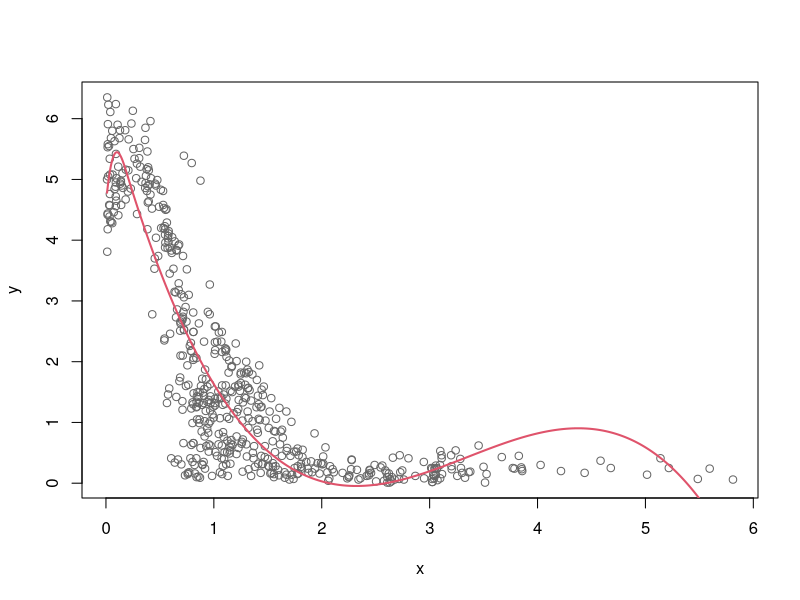
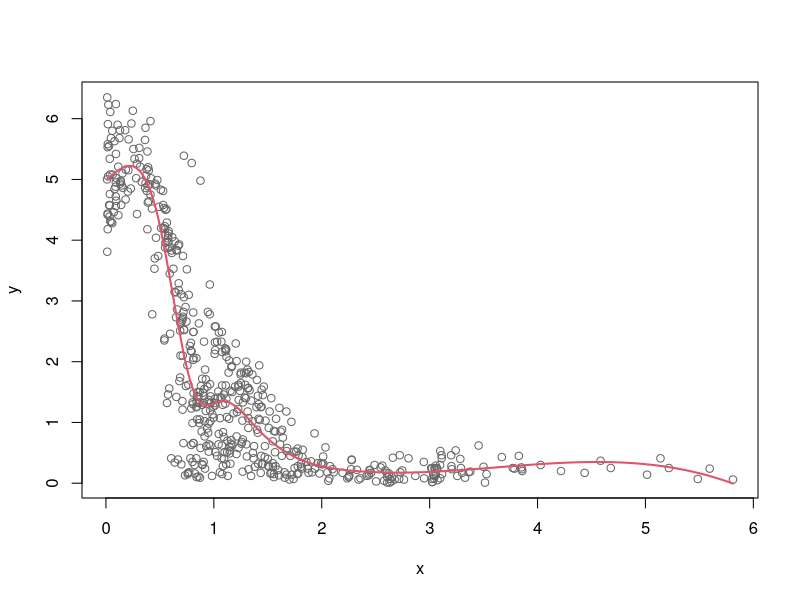

Write the R code that produced these figures, in order. (Note: this script raises an error after producing the figures.)
library(splines)

data <- read.csv("assignment_1_2/tritium.csv")
attach(data)

n=550
x=pressure[1:n]
y=tritium[1:n]

# Question 1: Regression spline model based on a cubic B-spline basis

est <- lm(y ~ bs(x, knots=c(-0.2,0.2), degree=3))

xval <- seq(min(x),max(x),length.out = 1000)
yhat <- predict(est, newdata = data.frame(x=xval))

plot(x, y, col="gray40")
points(xval, yhat, type = "l", col=2, lwd=2)

# Question 2: Select knots

# Set AIC to maximum possible integer value to later compare with it
AIC = .Machine$integer.max
best_k = 0

for (k in 1:10) {
  knots <- quantile(x, probs = seq(0, 1, length.out = k + 2))[2:(k + 1)]
  model <- lm(y ~ bs(x, knots=knots, degree=3))
  aic_val <- AIC(model)
  
  if (aic_val < AIC) {
    AIC = aic_val
    best_k = k
    best_model = model
  }
}

cat("Optimal number of knots", best_k)
xval <- seq(min(x),max(x),length.out = 1000)
yhat <- predict(best_model, newdata = data.frame(x=xval))

plot(x, y, col="gray40")
points(xval, yhat, type = "l", col=2, lwd=2)

# Question 4: Predicting tritium level curve with contour plot

# Variables
y <- dta$tritium
x1 <- dta$longitude
x2 <- dta$latitude

# Load the mgcv package
library(mgcv)

# Fits GAM with thin plate spline over (longitude, latitude)
est_gam <- gam(y ~ s(x1, x2))

# Grid of values for prediction
x1val <- seq(min(x1), max(x1), length.out = 100)
x2val <- seq(min(x2), max(x2), length.out = 100)
xval <- expand.grid(x1 = x1val, x2 = x2val)

# Predicting on the grid
yhat <- predict(est_gam, newdata = xval)
ymat <- matrix(yhat, 100, 100)

# Contour plot
contour(x = x1val, y = x2val, z = ymat,
        xlab = "Longitude", ylab = "Latitude",
        xlim = range(x1), ylim = range(x2))
points(x1, x2, col = 2, pch = 20, cex = 0.5)
